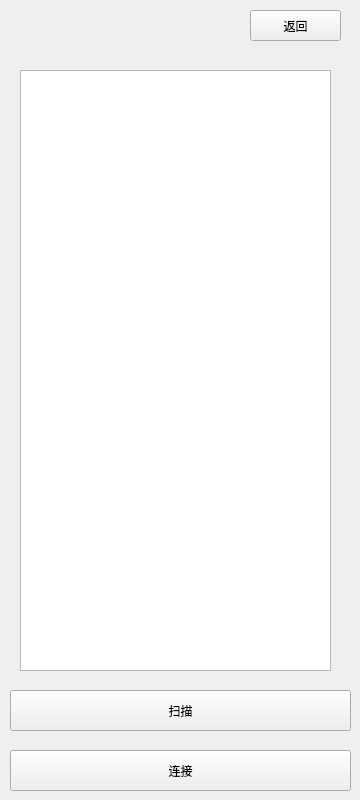
<?xml version="1.0" encoding="UTF-8"?>
<ui version="4.0">
 <class>BLE_connect</class>
 <widget class="QWidget" name="BLE_connect">
  <property name="geometry">
   <rect>
    <x>0</x>
    <y>0</y>
    <width>360</width>
    <height>800</height>
   </rect>
  </property>
  <property name="sizePolicy">
   <sizepolicy hsizetype="Preferred" vsizetype="MinimumExpanding">
    <horstretch>0</horstretch>
    <verstretch>0</verstretch>
   </sizepolicy>
  </property>
  <property name="windowTitle">
   <string>Form</string>
  </property>
  <widget class="QWidget" name="widget" native="true">
   <property name="geometry">
    <rect>
     <x>0</x>
     <y>0</y>
     <width>360</width>
     <height>800</height>
    </rect>
   </property>
   <widget class="QLabel" name="label">
    <property name="geometry">
     <rect>
      <x>30</x>
      <y>20</y>
      <width>201</width>
      <height>31</height>
     </rect>
    </property>
    <property name="text">
     <string/>
    </property>
   </widget>
   <widget class="QPushButton" name="pushButton_3">
    <property name="geometry">
     <rect>
      <x>250</x>
      <y>10</y>
      <width>91</width>
      <height>31</height>
     </rect>
    </property>
    <property name="text">
     <string>返回</string>
    </property>
   </widget>
   <widget class="QListWidget" name="listWidget">
    <property name="geometry">
     <rect>
      <x>20</x>
      <y>70</y>
      <width>311</width>
      <height>601</height>
     </rect>
    </property>
   </widget>
   <widget class="QPushButton" name="pushButton">
    <property name="geometry">
     <rect>
      <x>10</x>
      <y>690</y>
      <width>341</width>
      <height>41</height>
     </rect>
    </property>
    <property name="text">
     <string>扫描</string>
    </property>
   </widget>
   <widget class="QPushButton" name="pushButton_2">
    <property name="geometry">
     <rect>
      <x>10</x>
      <y>750</y>
      <width>341</width>
      <height>41</height>
     </rect>
    </property>
    <property name="text">
     <string>连接</string>
    </property>
   </widget>
  </widget>
 </widget>
 <resources/>
 <connections/>
</ui>
